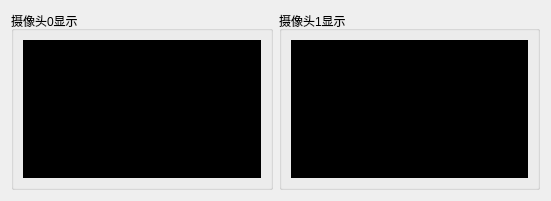
   <widget class="QWidget" name="layoutWidget">
    <property name="geometry">
     <rect>
      <x>20</x>
      <y>87</y>
      <width>551</width>
      <height>201</height>
     </rect>
    </property>
    <layout class="QHBoxLayout" name="horizontalLayout_2">
     <item>
      <widget class="QGroupBox" name="groupBox">
       <property name="styleSheet">
        <string notr="true"/>
       </property>
       <property name="title">
        <string>摄像头0显示</string>
       </property>
       <layout class="QHBoxLayout" name="horizontalLayout">
        <item>
         <widget class="QLabel" name="label_2">
          <property name="styleSheet">
           <string notr="true">background-color: rgb(0, 0, 0);</string>
          </property>
          <property name="text">
           <string/>
          </property>
          <property name="scaledContents">
           <bool>true</bool>
          </property>
         </widget>
        </item>
       </layout>
      </widget>
     </item>
     <item>
      <widget class="QGroupBox" name="groupBox_2">
       <property name="styleSheet">
        <string notr="true"/>
       </property>
       <property name="title">
        <string>摄像头1显示</string>
       </property>
       <layout class="QVBoxLayout" name="verticalLayout_5">
        <item>
         <widget class="QLabel" name="label">
          <property name="styleSheet">
           <string notr="true">background-color: rgb(0, 0, 0);</string>
          </property>
          <property name="text">
           <string/>
          </property>
          <property name="scaledContents">
           <bool>true</bool>
          </property>
         </widget>
        </item>
       </layout>
      </widget>
     </item>
    </layout>
   </widget>
